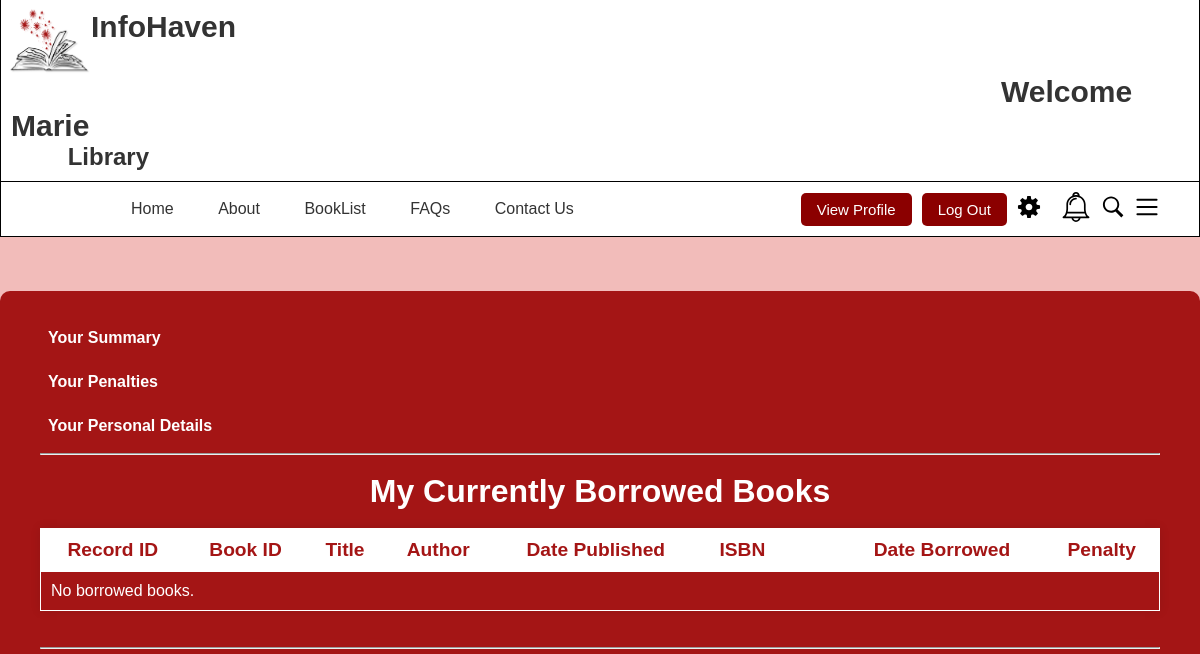
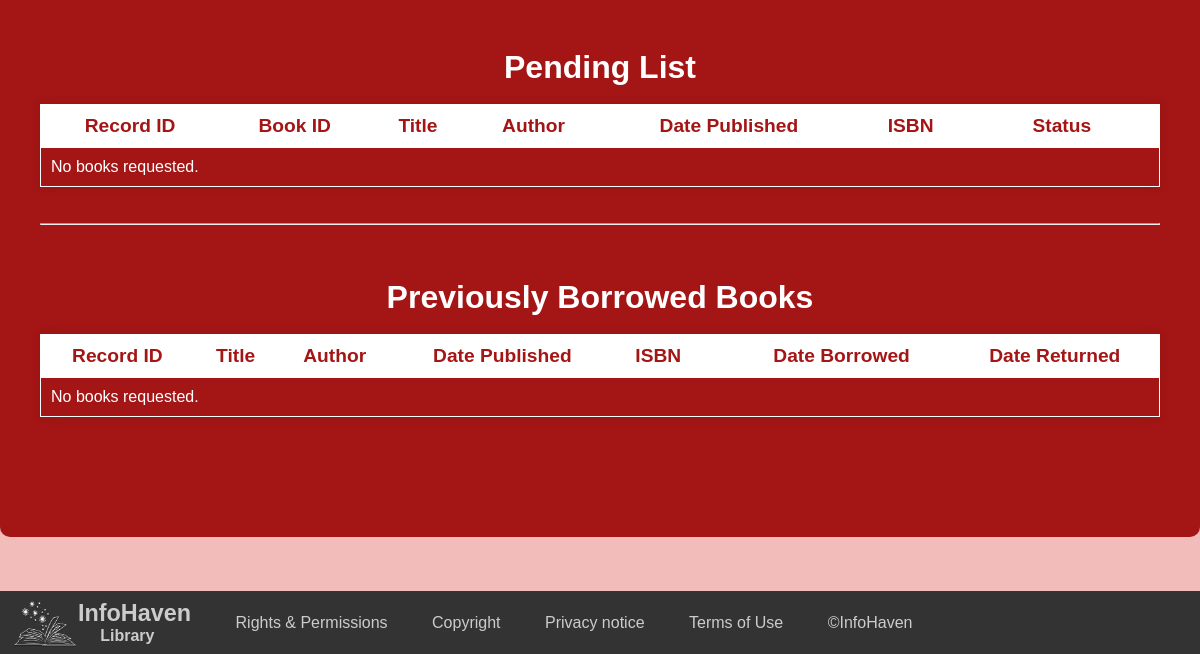
The page /profile/ (signed in) on the database as committed earlier (2 pictures, top to bottom).
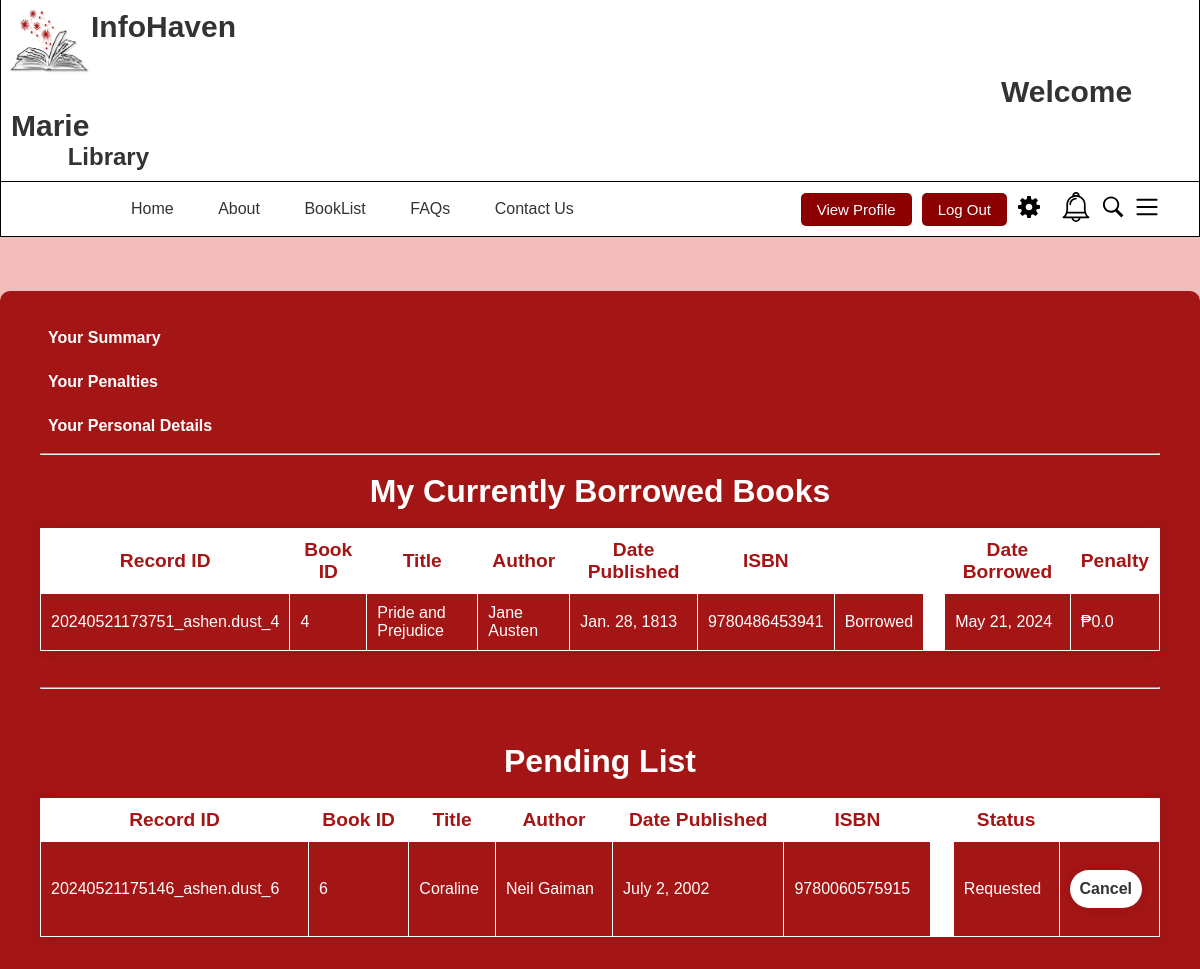
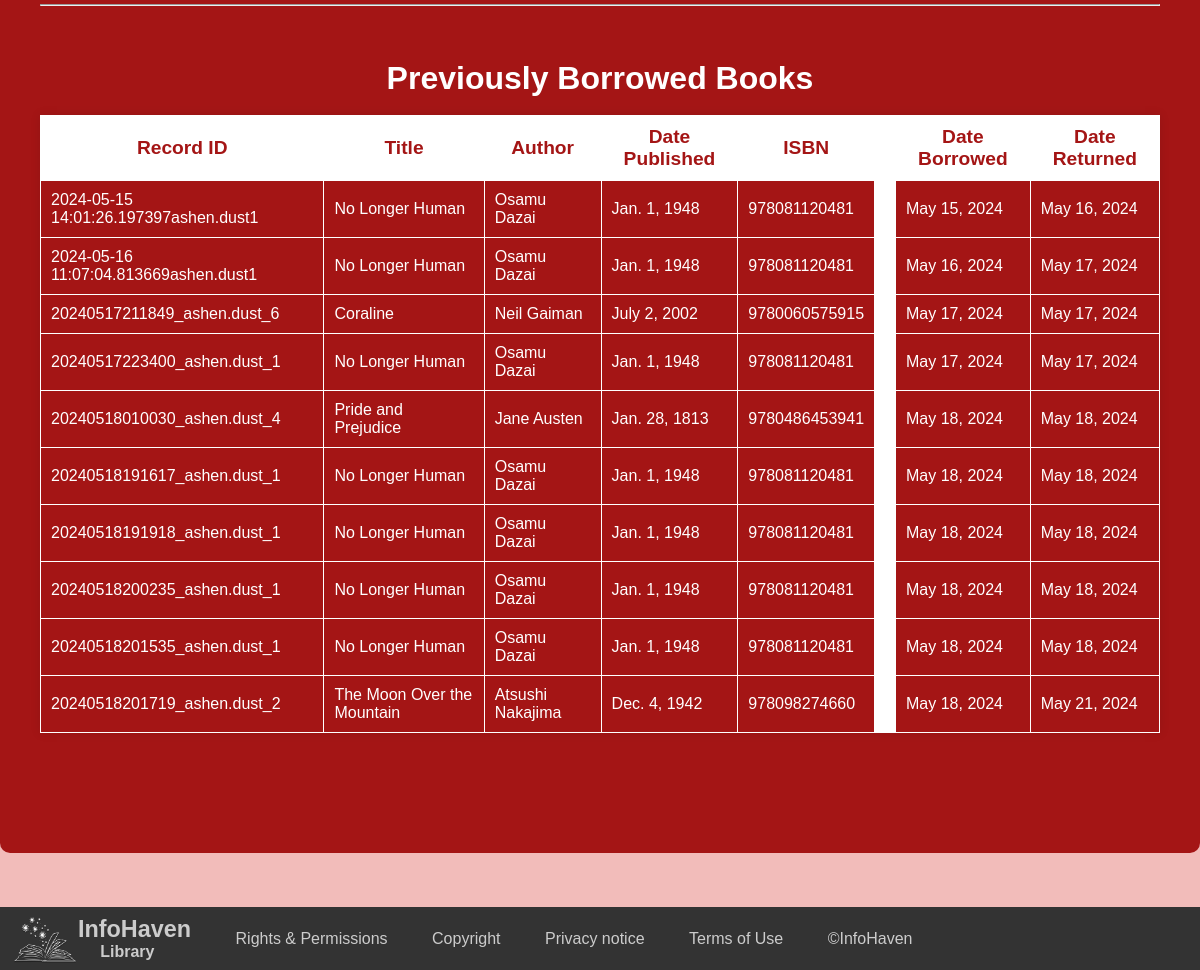
The same page on the database as committed later (2 pictures, top to bottom).
### InfoHaven_App/models.py (models this page shows, shortened)
class BorrowingRecord(models.Model):
    Record_ID = models.CharField(primary_key=True, unique=True, max_length=50)
    book_id = models.ForeignKey('Book', on_delete=models.PROTECT)
    Member_ID = models.CharField(max_length=50)
    date_borrowed = models.DateField(default=None)
    return_date = models.DateField(default=None)
    date_returned = models.DateField(null=True, blank=True)
    penalty = models.DecimalField(max_digits=5, decimal_places=2, default=0.00)
    isReturned = models.IntegerField(default=0)
    isAccepted = models.IntegerField(default=0)
    isRequested = models.IntegerField(default=0)
    def calculate_money_penalty(self):
        if not self.isReturned and self.return_date:
            days_overdue = (date.today() - self.return_date).days
            if days_overdue > 0:
                self.penalty = days_overdue * 20.00
            else:
                self.penalty = 0.00
        else:
            self.penalty = 0.00

class Book(models.Model):
    book_id = models.CharField(primary_key=True, unique=True, max_length=50)
    author_id = models.CharField(max_length=50)
    title = models.CharField(max_length=255)
    summary = models.TextField(null=True, blank=True)
    author = models.CharField(max_length=255)
    publisher = models.CharField(max_length=255)
    classification = models.CharField(max_length=255)
    date_published = models.DateField()
    isbn = models.CharField(max_length=13, unique=True)
    status = models.CharField(max_length=50)
    borrower = models.CharField(max_length=50, blank=True, null=True)

### InfoHaven_App/views.py (the view, shortened to what this page needs)
# urls.py: path('profile/', views.profile, name='profile'),
def profile(request):
    if 'member_id' in request.session:
        member_id = request.session['member_id']
        member_requested_books = BorrowingRecord.objects.filter(Member_ID=member_id, isReturned=0, isRequested=1)
        member_borrowed_books = BorrowingRecord.objects.filter(Member_ID=member_id, isReturned=0, isRequested=0, isAccepted=1)
        member_old_borrowed_books = BorrowingRecord.objects.filter(Member_ID=member_id, isReturned=1)
        for record in member_borrowed_books:
            record.calculate_money_penalty()
        context = {
            'requested_books': member_requested_books,
            'borrowed_books': member_borrowed_books,
            'old_borrowed_books': member_old_borrowed_books
        }
        return render(request, 'InfoHaven_App/profile.html', context)
    return render(request, 'InfoHaven_App/profile.html')

### templates/InfoHaven_App/profile.html (shortened to what this page needs)
<!DOCTYPE html>
<html lang="en">
<head>
      {% load static %}
      <link rel="stylesheet" href="{% static 'styles.css' %}">
  </head>
  <body>
      <header style="padding: 0;">
          <div class="bordering2">
              <img src="{% static 'logo.png' %}" alt="logo" class="logo">
              <h1 class="element" style="padding-left: 10px; padding-top: 10px; font-size: 30px;">
                  InfoHaven
                  {% if request.session.member_type == 0 %}
                      <span style="padding-left: 990px;">Welcome {{ request.session.member_fname }}</span>
                  {% else %}
                      <span style="padding-left: 990px;">Welcome Admin</span>
                  {% endif %}
              </h1>
              <h2 class="element" style="padding-left: 40px; padding-bottom: 10px;">&nbsp;&nbsp;&nbsp;&nbsp;Library</h2>
          </div>
          <nav class="bordering">
              <ul class="menu">
                  <li><a href="/Start_Logged">Home</a></li>
                  <li><a href="/About">About</a></li>
                  {% if request.session.member_type == 0 %}
                      <li><a href="/Dashboard">BookList</a></li>
                  {% else %}
                      <li><a href="/DashboardAdmin">BookList</a></li>
                  {% endif %}
                  <li><a href="#faqs">FAQs</a></li>
                  <li><a href="#contact">Contact Us</a></li>
              </ul>
              <div class="user-actions">
                <a href="/profile">
                    <button id="sign-in">View Profile</button>
                </a>
                  <a href="/Logout">
                      <button id="sign-in">Log Out</button>
                  </a>
                  <div id="settings-icon">
                    <img src="{% static 'settings.svg' %}" alt="Settings Icon" id="settings-button">
                </div>
                <div id="notificaiton-icon">
                    <a href="/Notification">
                    <img src="{% static 'notification-bell.svg' %}" alt="Notification Icon">
                </a>
                </div>
                  <div id="search-icon">
                      <img src="{% static 'search.svg' %}" alt="Search Icon">
                  </div>
                  <div id="menu-icon">
                      <img src="{% static 'menu.svg' %}" alt="Menu Icon">
                  </div>
              </div>
          </nav>
      </header>
        <main style="background-color: #F2BCBA; min-height: 74vh;">
        <br><br><br>
        <div class="dbu_wrapper" style="display: flex; flex-direction: column;">
            <ul class="link-list">
                <li class="list-item">
                    <a href="/profile" class="list-link">Your Summary</a>
                </li>
                <li class="list-item">
                    <a href="/Penalties" class="list-link">Your Penalties</a>
                </li>
                <li class="list-item">
                    <a href="#" class="list-link">Your Personal Details</a>
                </li>
            </ul>
            <hr><br>
            <h1 style="align-self: center;">My Currently Borrowed Books</h1>
            <br>
            <table class="table table-striped table-bordered table-hover center">
                <thead>
                    <tr style="font-size: larger;">
                        <th>Record ID</th>
                        <th>Book ID</th>
                        <th>Title</th>
                        <th>Author</th>
                        <th>Date Published</th>
                        <th>ISBN</th>
                        <th><th>
                        <th>Date Borrowed</th>
                        <th>Penalty</th>
                    </tr>
                </thead>
                <tbody>
                    {% for record in borrowed_books %}
                        <tr>
                            <td>{{ record.Record_ID }}</td>
                            <td>{{ record.book_id.book_id }}</td>
                            <td>{{ record.book_id.title }}</td>
                            <td>{{ record.book_id.author }}</td>
                            <td>{{ record.book_id.date_published }}</td>
                            <td>{{ record.book_id.isbn }}</td>
                            <td>{{ record.book_id.status }}</td>
                            <td style="background-color: white;"></td>
                            <td>{{ record.date_borrowed }}</td>
                            <td>₱{{ record.penalty }}</td>
                        </tr>
                    {% empty %}
                    <tr>
                        <td colspan="11">No borrowed books.</td>
                    </tr>
                {% endfor %}
                </tbody>
            </table>
            <br><br><hr><br><br><br>
            <h1 style="align-self: center;">Pending List</h1>
            <br>
            <table class="table table-striped table-bordered table-hover center">
                <thead>
                    <tr style="font-size: larger;">
                        <th>Record ID</th>
                        <th>Book ID</th>
                        <th>Title</th>
                        <th>Author</th>
                        <th>Date Published</th>
                        <th>ISBN</th>
                        <th></th>
                        <th>Status</th>
                        <th></th>
                    </tr>
                </thead>
                <tbody>
                    {% for record in requested_books %}
                        <tr>
                            <td>{{ record.Record_ID }}</td>
                            <td>{{ record.book_id.book_id }}</td>
                            <td>{{ record.book_id.title }}</td>
                            <td>{{ record.book_id.author }}</td>
                            <td>{{ record.book_id.date_published }}</td>
                            <td>{{ record.book_id.isbn }}</td>
                            <td style="background-color: white;"></td>
                            <td>{{ record.book_id.status }}</td>
                            <td>
                                <br>
                                <button class="btn" onclick="handleAction('{{ record.Record_ID }}', 'cancel')">Cancel</button>
                                <br><br>
                            </td>
                        </tr>
                    {% empty %}
                    <tr>
                        <td colspan="10">No books requested.</td>
                    </tr>
                {% endfor %}
                </tbody>
            </table>
            <br><br><hr><br><br><br>
            <h1 style="align-self: center;">Previously Borrowed Books</h1>
            <br>
            <table class="table table-striped table-bordered table-hover center">
                <thead>
                    <tr style="font-size: larger;">
                        <th>Record ID</th>
                        <th>Title</th>
                        <th>Author</th>
                        <th>Date Published</th>
                        <th>ISBN</th>
                        <th></th>
                        <th>Date Borrowed</th>
                        <th>Date Returned</th>
                    </tr>
                </thead>
                <tbody>
                    {% for record in old_borrowed_books %}
                        <tr>
                            <td>{{ record.Record_ID }}</td>
                            <td>{{ record.book_id.title }}</td>
                            <td>{{ record.book_id.author }}</td>
                            <td>{{ record.book_id.date_published }}</td>
                            <td>{{ record.book_id.isbn }}</td>
                            <td style="background-color: white;"></td>
                            <td>{{ record.date_borrowed }}</td>
                            <td>{{ record.date_returned }}</td>
                        </tr>
                    {% empty %}
                    <tr>
                        <td colspan="8">No books requested.</td>
                    </tr>
                {% endfor %}
                </tbody>
            </table>
            <br><br><br><br><br>
        </div>
        <br><br><br>
      </main>
    <footer>
        <img src="{% static 'imglogo2.png' %}" alt="Image logo" style="width: 70px; height: 55px; float: left; margin-top: -5px; margin-left: 8px;">
        <div>
            <div class="library-name">
            <h3 class="element">InfoHaven</h3><h4 class="element" style="font-size:medium;">&nbsp;&nbsp;&nbsp;&nbsp;&nbsp;Library</h4>
            </div>
            <ul class="footer-links">
                <li><a href="#">Rights & Permissions</a></li>
                <li><a href="#">Copyright</a></li>
                <li><a href="#">Privacy notice</a></li>
                <li><a href="#">Terms of Use</a></li>
                <li><a href="#">&#169;InfoHaven</a></li>
            </ul>
        </div>
    </footer>
</body>
</html>

### static/styles.css (style rules this page uses)
body { font-family: Arial, sans-serif; margin: 0; padding: 0; }
nav { display: flex; justify-content: space-between; align-items: center; margin: 0 auto; padding: 0 20px; }
footer { background-color: #333; color: #CCC; padding: 9px 0; }
.logo { width: 90px; height: 75px; float: left; }
.element { margin: 0; padding: 0; }
.bordering { padding: 10px; border-top: none; border-right: 1px solid black; border-bottom: 1px solid black; border-left: 1px solid black; }
.bordering2 { border-top: none; border-right: 1px solid black; border-bottom: 1px solid black; border-left: 1px solid black; }
.menu { list-style-type: none; padding: 0; margin-left: 100px; }
.menu li { display: inline; margin-left: 20px; margin-right: 20px; }
.menu li a { text-decoration: none; color: #333; }
.user-actions { display: flex; align-items: center; margin-right: 20px; }
.library-name, .footer-links { display: inline-block; vertical-align: middle; margin: 0; }
.library-name { font-size: 20px; margin-right: 20px; }
.footer-links { list-style: none; padding: 0; }
.footer-links li { margin-right: 20px; display: inline; margin-left: 20px ; }
.footer-links a { color: #CCC; text-decoration: none; }
#sign-up, #sign-in { margin-right: 10px; background-color: darkred; color: #fff; border: none; padding: 8px 16px; cursor: pointer; border-radius: 5px; font-size: 15px; }
#search-icon { margin-right: 10px; cursor: pointer; }
#search-icon img { width: 24px; height: 24px; }
#menu-icon { margin-right: 10px; cursor: pointer; }
#menu-icon img { width: 24px; height: 24px; }
* { margin: 0; padding: 0; box-sizing: border-box; font-family: "Poppins", sans-serif; }
body { justify-content: center; align-items: center; min-height: 100vh; background-size: cover; background-position: center; }
header { color: #333; background-color: #fff; padding: 10px 0; }
.dbu_wrapper { width: 100%; margin-right: auto; margin-left: auto; background: #a41515; color: #fff; border-radius: 10px; padding: 30px 40px; min-width: 500px; }
.dbu_wrapper .btn { background: #fff; border: none; outline: none; border-radius: 40px; box-shadow: 0 0 10px rgba(0, 0, 0, .1); cursor: pointer; font-size: 16px; color: #333; font-weight: 600; padding: 10px; text-decoration: none; }
.table { width: 100%; border-collapse: collapse; box-shadow: 0px 0px 10px 0px rgba(0,0,0,0.1); }
.table th { background-color: white; color: #a41515; padding: 10px; border: 1px solid white; width: auto; height: auto; }
.table td { padding: 10px; border: 1px solid white; }
.center { margin-left: auto; margin-right: auto; }

Rows that differ between the two databases and show on the page:
added BorrowingRecord: Record_ID "20240521173751_ashen.dust_4", book_id.book_id "4", book_id "Pride and Prejudice", book_id.author "Jane Austen", book_id.date_published "Jan. 28, 1813", book_id.isbn "9780486453941", book_id.status "Borrowed", date_borrowed "May 21, 2024", penalty "0.0", shown under "My Currently Borrowed Books"
added BorrowingRecord: Record_ID "20240521175146_ashen.dust_6", book_id.book_id "6", book_id "Coraline", book_id.author "Neil Gaiman", book_id.date_published "July 2, 2002", book_id.isbn "9780060575915", book_id.status "Requested", shown under "Pending List"
added BorrowingRecord: Record_ID "2024-05-15 14:01:26.197397ashen.dust1", book_id "No Longer Human", book_id.author "Osamu Dazai", book_id.date_published "Jan. 1, 1948", book_id.isbn "978081120481", date_borrowed "May 15, 2024", date_returned "May 16, 2024", shown under "Previously Borrowed Books"
added BorrowingRecord: Record_ID "2024-05-16 11:07:04.813669ashen.dust1", book_id "No Longer Human", book_id.author "Osamu Dazai", book_id.date_published "Jan. 1, 1948", book_id.isbn "978081120481", date_borrowed "May 16, 2024", date_returned "May 17, 2024", shown under "Previously Borrowed Books"
added BorrowingRecord: Record_ID "20240517211849_ashen.dust_6", book_id "Coraline", book_id.author "Neil Gaiman", book_id.date_published "July 2, 2002", book_id.isbn "9780060575915", date_borrowed "May 17, 2024", date_returned "May 17, 2024", shown under "Previously Borrowed Books"
added BorrowingRecord: Record_ID "20240517223400_ashen.dust_1", book_id "No Longer Human", book_id.author "Osamu Dazai", book_id.date_published "Jan. 1, 1948", book_id.isbn "978081120481", date_borrowed "May 17, 2024", date_returned "May 17, 2024", shown under "Previously Borrowed Books"
added BorrowingRecord: Record_ID "20240518010030_ashen.dust_4", book_id "Pride and Prejudice", book_id.author "Jane Austen", book_id.date_published "Jan. 28, 1813", book_id.isbn "9780486453941", date_borrowed "May 18, 2024", date_returned "May 18, 2024", shown under "Previously Borrowed Books"
added BorrowingRecord: Record_ID "20240518191617_ashen.dust_1", book_id "No Longer Human", book_id.author "Osamu Dazai", book_id.date_published "Jan. 1, 1948", book_id.isbn "978081120481", date_borrowed "May 18, 2024", date_returned "May 18, 2024", shown under "Previously Borrowed Books"
added BorrowingRecord: Record_ID "20240518191918_ashen.dust_1", book_id "No Longer Human", book_id.author "Osamu Dazai", book_id.date_published "Jan. 1, 1948", book_id.isbn "978081120481", date_borrowed "May 18, 2024", date_returned "May 18, 2024", shown under "Previously Borrowed Books"
added BorrowingRecord: Record_ID "20240518200235_ashen.dust_1", book_id "No Longer Human", book_id.author "Osamu Dazai", book_id.date_published "Jan. 1, 1948", book_id.isbn "978081120481", date_borrowed "May 18, 2024", date_returned "May 18, 2024", shown under "Previously Borrowed Books"
added BorrowingRecord: Record_ID "20240518201535_ashen.dust_1", book_id "No Longer Human", book_id.author "Osamu Dazai", book_id.date_published "Jan. 1, 1948", book_id.isbn "978081120481", date_borrowed "May 18, 2024", date_returned "May 18, 2024", shown under "Previously Borrowed Books"
added BorrowingRecord: Record_ID "20240518201719_ashen.dust_2", book_id "The Moon Over the Mountain", book_id.author "Atsushi Nakajima", book_id.date_published "Dec. 4, 1942", book_id.isbn "978098274660", date_borrowed "May 18, 2024", date_returned "May 21, 2024", shown under "Previously Borrowed Books"
Other text that changed with them:
text no longer shown: "No borrowed books. No books requested. No books requested."
